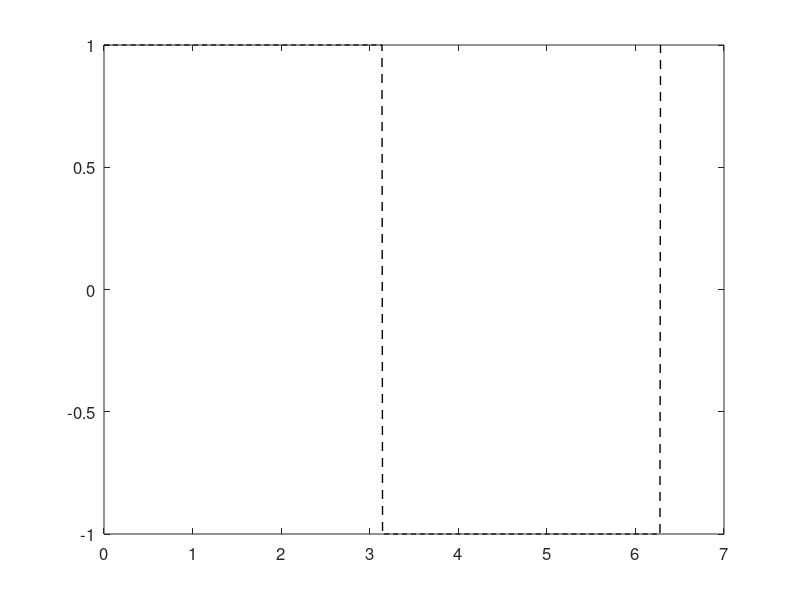

The MATLAB script that drew this image: (Note: this script raises an error after producing the figure.)
%% generateWikiFigures.m
% Script to generate illustrative figures for the PhasorArray Toolbox Wiki.
% Figures are saved in docs/wiki_assets/ with transparent backgrounds and SVG format.

clear; clc; close all;

% --- Setup Paths & Folder ---
assetDir = fullfile( 'wiki_assets');
if ~exist(assetDir, 'dir')
    mkdir(assetDir);
end

% Set default figure properties for professional look
set(0, 'DefaultFigureColor', 'w');
set(0, 'DefaultAxesFontSize', 12);
set(0, 'DefaultLineLineWidth', 1.5);

fprintf('Starting Wiki Figure Generation...\n');

%% --- Figure A: Reconstruction (Phasor vs Time) ---
fprintf('Generating Figure A: Reconstruction Comparison (SVG)...\n');
T_sig = 2*pi;
t = linspace(0, T_sig, 1000);
y_true = square(t);

h_list = [1, 3, 10, 40, 120];
colors = lines(length(h_list));

figA = figure('Name', 'reconstruction_comparison', 'Position', [100 100 800 450]);
set(gcf, 'Color', 'none');
plot(t, y_true, 'k--', 'DisplayName', 'Original (Square)', 'LineWidth', 1);
hold on;

for i = 1:length(h_list)
    h = h_list(i);
    % build Ak as positive harmonics (index 1 = harmonic 1)
    Ak = zeros(1, 1, h + 1);
    for k = 1:2:h
        Ak(1, 1, k) = -2j / (pi*k);
    end
    pA = PhasorArray(0, Ak, 'isreal', true);
    y_rec = evalTime(pA, T_sig, t);
    plot(t, squeeze(y_rec), 'Color', colors(i,:), ...
        'DisplayName', sprintf('h = %d', h));
end

xlabel('Time [s]'); ylabel('Amplitude');
sgtitle('Time-Domain Reconstruction vs. Harmonic Order');
legend('Location', 'bestoutside'); grid on;
exportgraphics(figA, fullfile(assetDir, 'reconstruction_h_comparison.svg'), 'BackgroundColor', 'none', 'ContentType', 'vector');


%% --- Figure B: Spectral Decay (Random Signal) ---
fprintf('Generating Figure B: Spectral Decay (SVG)...\n');
h_spec = 15;
A_pos = (rand(1, 1, h_spec+1) + 1i*rand(1, 1, h_spec+1)) .* exp(-0.3*(0:h_spec));
pA_spec = PhasorArray(A_pos(1,1,1), A_pos(1,1,2:end), 'isreal', true);

figB = figure('Name', 'spectral_decay', 'Position', [100 100 600 400]);
set(gcf, 'Color', 'none');
stem(pA_spec);
xlabel('Harmonic Order'); ylabel('|A_k|');
sgtitle('Harmonic Spectrum (Spectral Decay)');
grid on;
exportgraphics(figB, fullfile(assetDir, 'spectral_decay.svg'), 'BackgroundColor', 'none', 'ContentType', 'vector');


%% --- Figure C1: Toeplitz Structure (Spy) ---
fprintf('Generating Figure C1: Toeplitz Spy (SVG)...\n');
Ar = PhasorArray.random(3, 3, 5,"time_structure","cmplx"); 
h_tb = 5;
TBM = Ar.T_tb(h_tb);

figC1 = figure('Name', 'toeplitz_spy', 'Position', [100 100 500 500]);
set(gcf, 'Color', 'none');
spy(TBM);
sgtitle(sprintf('Toeplitz Block Matrix Structure (h=%d, n=3)', h_tb));
xlabel('Column Index'); ylabel('Row Index');
exportgraphics(figC1, fullfile(assetDir, 'toeplitz_structure_spy.svg'), 'BackgroundColor', 'none', 'ContentType', 'vector');


%% --- Figure C2: Toeplitz BarSurf ---
fprintf('Generating Figure C2: Toeplitz BarSurf (SVG)...\n');
figC2 = figure('Name', 'toeplitz_barsurf', 'Position', [100 100 600 500]);
set(gcf, 'Color', 'none');
barsurf(abs(double(TBM)));
colorbar
sgtitle(sprintf('Toeplitz Magnitude Map (h=%d, n=3)', h_tb));
xlim([-1 (2*h_tb+1)*3+1]);
ylim([-1 (2*h_tb+1)*3+1]);
view([-0 90])
exportgraphics(figC2, fullfile(assetDir, 'toeplitz_structure_barsurf.svg'), 'BackgroundColor', 'none', 'ContentType', 'vector');

%% --- Figure C2bis: BarSurf ---
fprintf('Generating Figure C2: Toeplitz BarSurf (SVG)...\n');
figC2 = figure('Name', 'toeplitz_barsurf', 'Position', [100 100 600 500]);
set(gcf, 'Color', 'none');
barsurf(Ar);
colorbar
% sgtitle(sprintf('Toeplitz Magnitude Map (h=%d, n=3)', h_tb));
view([-10 50])
title('Harmonic content of A_i(t)')
exportgraphics(figC2, fullfile(assetDir, 'phasorArray_barsurf.svg'), 'BackgroundColor', 'none', 'ContentType', 'vector');


%% --- Figure C3: Time-Domain Evaluation of Ar ---
fprintf('Generating Figure C3: Time Plot of Ar (SVG)...\n');
figC3 = figure('Name', 'time_plot_Ar', 'Position', [100 100 600 400]);
set(gcf, 'Color', 'none');
plot(Ar,2*pi);
sgtitle('Time-Domain Evaluation of A(t) (T=2*pi)');
grid on;
exportgraphics(figC3, fullfile(assetDir, 'time_domain_evaluation_Ar.svg'), 'BackgroundColor', 'none', 'ContentType', 'vector');

%% --- Figure C3b: Time-Domain Evaluation of Ar ---
fprintf('Generating Figure C3: Time Plot of Ar (SVG)...\n');
figC3 = figure('Name', 'time_plot3D_Ar', 'Position', [100 100 600 400]);
set(gcf, 'Color', 'none');
plot3D(Ar,2*pi);
sgtitle('Time-Domain Evaluation of A(t) (T=2*pi)');
grid on;
exportgraphics(figC3, fullfile(assetDir, 'time_domain3D_evaluation_Ar.svg'), 'BackgroundColor', 'none', 'ContentType', 'vector');


%% --- Figure C4: Harmonic Stem Plot of Ar ---
fprintf('Generating Figure C4: Stem Plot of Ar (SVG)...\n');
figC4 = figure('Name', 'stem_plot_Ar', 'Position', [100 100 600 400]);
set(gcf, 'Color', 'none');
stem(Ar);
sgtitle('Stem Plot of A(t) Harmonics');
grid on;
exportgraphics(figC4, fullfile(assetDir, 'harmonic_spectrum_stem_Ar.svg'), 'BackgroundColor', 'none', 'ContentType', 'vector');

%% --- Figure C4b: Harmonic Stem Plot of Ar ---
fprintf('Generating Figure C4: Stem Plot of Ar (SVG)...\n');
figC4b = figure('Name', 'stem_plot_Ar', 'Position', [100 100 600 400]);
set(gcf, 'Color', 'none');
stem3(Ar);
sgtitle('Stem Plot of A(t) Harmonics');
grid on;
exportgraphics(figC4, fullfile(assetDir, 'harmonic_spectrum_stem3_Ar.svg'), 'BackgroundColor', 'none', 'ContentType', 'vector');

%% --- Figure C5: TB vs BT Comparison (BarSurf) ---
fprintf('Generating Figure C5: TB vs BT Comparison (SVG)...\n');
figC5 = figure('Name', 'tb_vs_bt', 'Position', [100 100 1000 450]);
set(gcf, 'Color', 'none');
subplot(1,2,1);
barsurf(abs(double(Ar.T_tb(5))));
title('Toeplitz Block (T\_tb)');
view([0 90]); colorbar;
subplot(1,2,2);
barsurf(abs(double(Ar.T_bt(5))));
title('Block Toeplitz (T\_bt)');
view([0 90]); colorbar;
sgtitle('Comparison: TB vs BT Ordering (h=5)');
exportgraphics(figC5, fullfile(assetDir, 'toeplitz_tb_vs_bt.svg'), 'BackgroundColor', 'none', 'ContentType', 'vector');
%% --- Figure D: Harmonic Transfer (DC Gain) ---
fprintf('Generating Figure D: Harmonic Transfer DC Gain (SVG)...\n');
t_sys = 2*pi;
A0 = [-0.1 1; -1 -0.1];
A1 = [0 0.5; 0.5 0];
pA_sys = PhasorArray(A0, A1, 'isreal', true);
B = [0; 1];
C = [1 0];
sys = PhasorSS(pA_sys, B, C, 0, t_sys);

figD = figure('Name', 'harmonic_transfer', 'Position', [100 100 700 500]);
set(gcf, 'Color', 'none');
h_dc = 5;
hmqDcGain(sys, h_dc, t_sys);
colorbar
sgtitle(sprintf('DC Gain (Effective Transfer, h=%d)', h_dc));
view([-0 90])
exportgraphics(figD, fullfile(assetDir, 'harmonic_transfer_dcgain.svg'), 'BackgroundColor', 'none', 'ContentType', 'vector');


%% --- Figure E: Gibbs Effect (GIF) ---
fprintf('Generating Figure E: Gibbs Effect Animation (GIF)...\n');
gifFilename = fullfile(assetDir, 'gibbs_effect_animation.gif');
figE = figure('Name', 'gibbs_gif', 'Position', [100 100 600 450]);

h_gif_list = unique(floor(logspace(0, 3, 30)));

for i = 1:length(h_gif_list)
    h = h_gif_list(i);
    Ak = zeros(1, 1, h + 1);
    for k = 1:2:h
        Ak(1, 1, k) = -2j / (pi*k);
    end
    pA = PhasorArray(0, Ak, 'isreal', true);
    y_rec = evalTime(pA, T_sig, t);
    
    plot(t, y_true, 'k--', 'LineWidth', 1); hold on;
    plot(t, squeeze(y_rec), 'r', 'LineWidth', 2);
    sgtitle(sprintf('Gibbs Effect Reconstruction (h = %d)', h));
    xlabel('Time [s]'); ylabel('Amplitude');
    ylim([-1.5 1.5]); grid on;
    hold off;
    
    frame = getframe(figE);
    im = frame2im(frame);
    [imind, cm] = rgb2ind(im, 256);
    
    if i == 1
        imwrite(imind, cm, gifFilename, 'gif', 'Loopcount', inf, 'DelayTime', 0.2);
    else
        imwrite(imind, cm, gifFilename, 'gif', 'WriteMode', 'append', 'DelayTime', 0.1);
    end
end

fprintf('All assets generated successfully in %s\n', assetDir);
